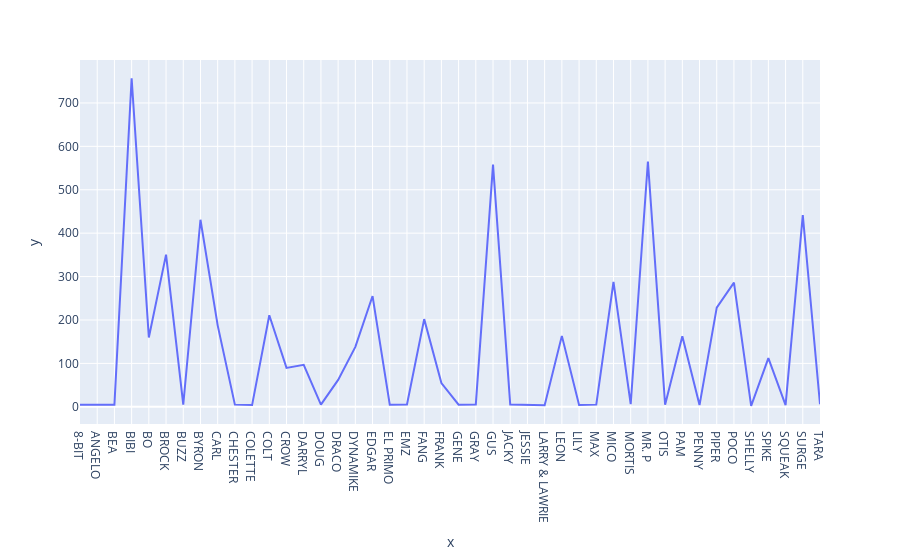

The code cell stored with this chart in its notebook:
### Code cell
import pandas as pd
import json
import plotly.express as px

pl_tag = "#2Q0U9PJLP"

with open('brawl.json', 'r', encoding='utf-8') as file:
    data = json.load(file)
df = pd.DataFrame(data["items"])
# print(df.info())

battles_df = pd.json_normalize(df['battle'])
# print(battles_df.info())
teams_df = pd.json_normalize(battles_df["teams"])
teams_df =  pd.concat([teams_df[0], teams_df[1]])
teams_df = pd.json_normalize(teams_df.explode('brawlers'))
pl_brawlers = teams_df[teams_df["tag"] == pl_tag]
teamates_df = teams_df[teams_df["tag"] != pl_tag]
# print(teamates_df)

# teamsdd = pd.json_normalize(teams_df["tag"])

brawler_trophy = teamates_df.groupby("brawler.name")
print(brawler_trophy["brawler.trophies"].mean())
print(brawler_trophy["brawler.name"].first())

# print(teamsdd)

### Figure 1 — Plotly figure (JSON) as saved in the notebook; plotly's stock layout.template omitted (floating-point values rounded to 4 significant figures)
{"data": [{"hovertemplate": "x=%{x}<br>y=%{y}<extra></extra>", "legendgroup": "", "line": {"color": "#636efa", "dash": "solid"}, "marker": {"symbol": "circle"}, "mode": "lines", "name": "", "orientation": "v", "showlegend": false, "type": "scatter", "x": ["8-BIT", "ANGELO", "BEA", "BIBI", "BO", "BROCK", "BUZZ", "BYRON", "CARL", "CHESTER", "COLETTE", "COLT", "CROW", "DARRYL", "DOUG", "DRACO", "DYNAMIKE", "EDGAR", "EL PRIMO", "EMZ", "FANG", "FRANK", "GENE", "GRAY", "GUS", "JACKY", "JESSIE", "LARRY & LAWRIE", "LEON", "LILY", "MAX", "MICO", "MORTIS", "MR. P", "OTIS", "PAM", "PENNY", "PIPER", "POCO", "SHELLY", "SPIKE", "SQUEAK", "SURGE", "TARA"], "xaxis": "x", "y": [4.667, 4, 5, 757, 159.7, 350.5, 5, 431, 187.7, 5, 4, 211, 89.62, 96.8, 5, 62, 138.1, 255.2, 5, 5.4, 202, 54.86, 5, 5.5, 558, 5.5, 4.5, 3.5, 163.4, 4, 5, 288, 6, 565, 5, 162.5, 4, 228.4, 286, 2.333, 112, 4, 441.5, 6], "yaxis": "y"}], "layout": {"legend": {"tracegroupgap": 0}, "margin": {"t": 60}, "xaxis": {"anchor": "y", "domain": [0, 1], "title": {"text": "x"}}, "yaxis": {"anchor": "x", "domain": [0, 1], "title": {"text": "y"}}}}
